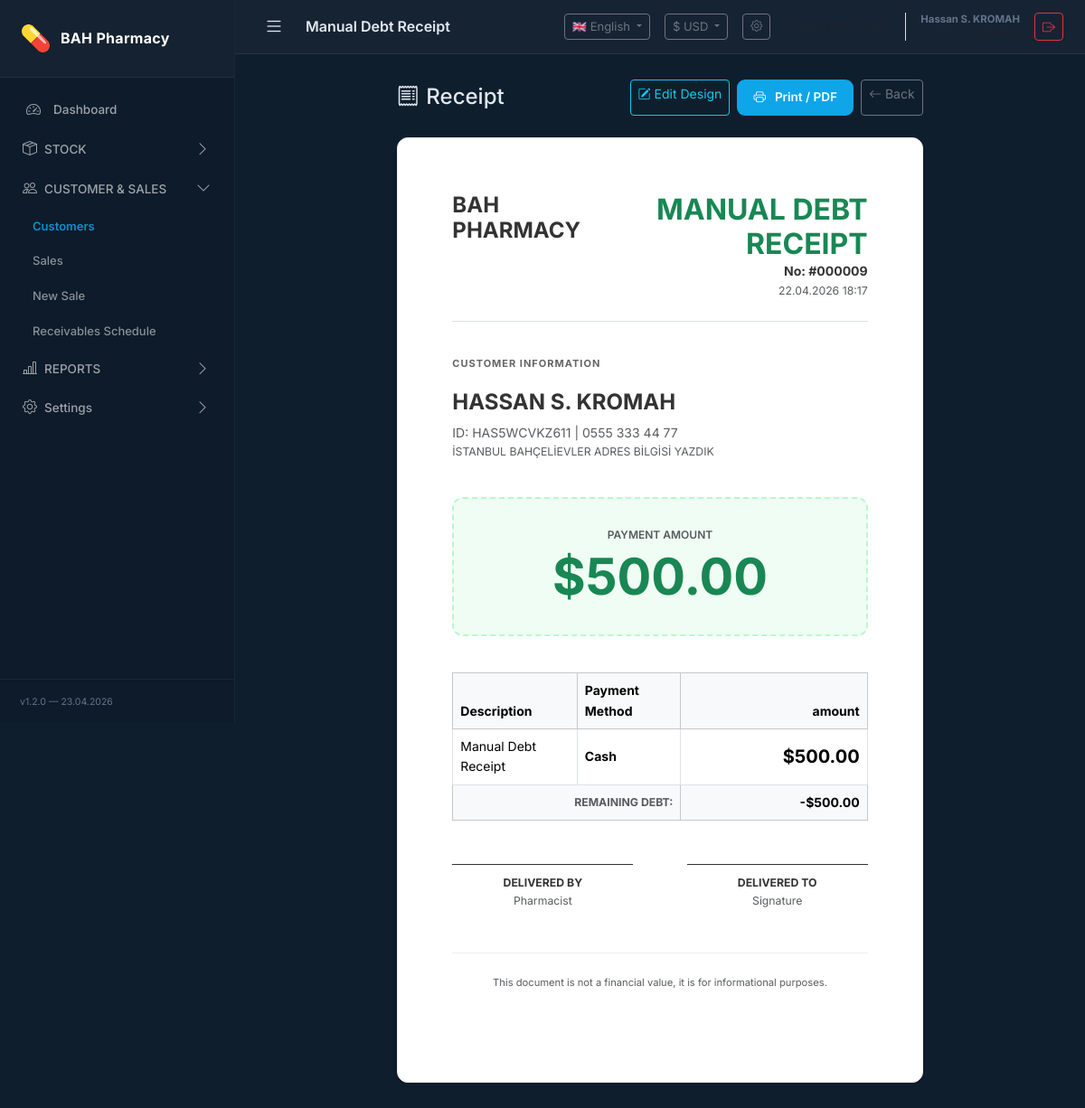
Screenshot of /modules/customers/receipt.php?id=9 (signed in) with the database file from the repository.
### tables this page shows
CREATE TABLE `currencies` (
  `id` int(10) unsigned NOT NULL AUTO_INCREMENT,
  `code` varchar(10) NOT NULL,
  `symbol` varchar(10) NOT NULL,
  `name` varchar(100) NOT NULL,
  `position` enum('before','after') DEFAULT 'before',
  `decimal_sep` varchar(5) DEFAULT '.',
  `thousand_sep` varchar(5) DEFAULT ',',
  `is_active` tinyint(1) DEFAULT 1,
  `created_at` datetime DEFAULT current_timestamp(),
  `current_rate` decimal(16,6) DEFAULT NULL,
  `rate_date` date DEFAULT NULL,
  `is_default` tinyint(1) DEFAULT 0,
  PRIMARY KEY (`id`),
  UNIQUE KEY `code` (`code`)
);

CREATE TABLE `payments` (
  `id` int(10) unsigned NOT NULL AUTO_INCREMENT,
  `customer_id` int(10) unsigned NOT NULL,
  `sale_id` int(10) unsigned DEFAULT NULL,
  `amount` decimal(12,2) NOT NULL DEFAULT 0.00,
  `method` enum('cash','card','transfer','other') NOT NULL DEFAULT 'cash',
  `currency` varchar(10) DEFAULT 'USD',
  `note` text DEFAULT NULL,
  `created_at` datetime DEFAULT current_timestamp(),
  PRIMARY KEY (`id`),
  KEY `customer_id` (`customer_id`),
  KEY `sale_id` (`sale_id`),
  CONSTRAINT `payments_ibfk_1` FOREIGN KEY (`customer_id`) REFERENCES `customers` (`id`) ON DELETE CASCADE,
  CONSTRAINT `payments_ibfk_2` FOREIGN KEY (`sale_id`) REFERENCES `sales` (`id`) ON DELETE SET NULL
);

CREATE TABLE `customers` (
  `id` int(10) unsigned NOT NULL AUTO_INCREMENT,
  `unique_id` varchar(36) NOT NULL COMMENT 'UUID',
  `first_name` varchar(100) NOT NULL,
  `last_name` varchar(100) NOT NULL,
  `phone` varchar(20) DEFAULT NULL,
  `address` text DEFAULT NULL,
  `payment_due_days` int(10) unsigned DEFAULT 30 COMMENT 'Vade günü',
  `total_debt` decimal(12,2) NOT NULL DEFAULT 0.00,
  `currency` varchar(10) DEFAULT 'USD',
  `is_active` tinyint(1) NOT NULL DEFAULT 1,
  `created_at` datetime DEFAULT current_timestamp(),
  `updated_at` datetime DEFAULT current_timestamp() ON UPDATE current_timestamp(),
  PRIMARY KEY (`id`),
  UNIQUE KEY `unique_id` (`unique_id`)
);

### modules/customers/receipt.php (the view, shortened to what the rows shown need)
<?php
$pdo = Database::getInstance();
$id = (int) get('id');
$stmt = $pdo->prepare("
    SELECT p.*, c.first_name, c.last_name, c.phone, c.address, c.unique_id, c.total_debt
    FROM payments p
    JOIN customers c ON p.customer_id = c.id
    WHERE p.id = :id
");
$stmt->execute([':id' => $id]);
$payment = $stmt->fetch();
$methodLabels = [
    'cash' => __('cash'),
    'card' => __('card'),
    'transfer' => __('transfer'),
    'other' => __('other')
];
require_once dirname(__DIR__, 2) . '/core/layout_header.php';
$tpl = getReportTemplate('receipt', $pdo);
?>
<div class="row justify-content-center">
    <div class="col-lg-8">
        <div class="panel report-paper shadow-sm">
            <?php
            $sections = $tpl['sections'];
            usort($sections, function ($a, $b) {
                return ($a['order'] ?? 0) - ($b['order'] ?? 0);
            });
            foreach ($sections as $sec):
                echo '<div class="section-box" id="section-' . $sec['id'] . '">';
                switch ($sec['id']) {
                    case 'logo_header': ?>
                        <div class="d-flex justify-content-between align-items-start border-bottom pb-4">
                            <div>
                                <?php if (file_exists(dirname(__DIR__, 2) . '/storage/images/logo.png')): ?>
                                    <img src="<?= BASE_URL ?>/storage/images/logo.png" class="report-logo">
                                <?php else: ?>
                                    <h4 class="fw-bold m-0">BAH PHARMACY</h4>
                                <?php endif; ?>
                            </div>
                            <div class="text-end">
                                <h2 class="fw-bold m-0 text-success"><?= mb_strtoupper(__('manual_debt_receipt'), 'UTF-8') ?></h2>
                                <div class="fw-bold">No: #<?= str_pad($id, 6, '0', STR_PAD_LEFT) ?></div>
                                <div class="text-muted small"><?= date('d.m.Y H:i', strtotime($payment['created_at'])) ?></div>
                            </div>
                        </div>
                        <?php break;
                    case 'customer_meta': ?>
                        <div class="row">
                            <div class="col-12">
                                <h6 class="fw-bold opacity-75 text-uppercase mb-3" style="font-size:11px; letter-spacing:1px;">
                                    <?= mb_strtoupper(__('customer_info'), 'UTF-8') ?>
                                </h6>
                                <div class="fs-4 fw-bold mb-1"><?= e($payment['first_name'] . ' ' . $payment['last_name']) ?></div>
                                <div class="text-muted">ID: <?= e($payment['unique_id']) ?> | <?= e($payment['phone'] ?: '—') ?>
                                </div>
                                <div class="text-muted small"><?= e($payment['address'] ?: '—') ?></div>
                            </div>
                        </div>
                        <?php break;
                    case 'summary_bar': ?>
                        <div class="receipt-badge">
                            <div class="text-muted text-uppercase mb-1" style="font-size:12px; font-weight:600;">
                                <?= __('payment_amount') ?></div>
                            <div class="display-4 fw-bold text-success"><?= formatMoney((float) $payment['amount']) ?></div>
                        </div>
                        <?php break;
                    case 'main_table': ?>
                        <div class="mt-4">
                            <table class="table table-bordered align-middle">
                                <thead class="table-light">
                                    <tr>
                                        <th style="width:30%"><?= __('description') ?></th>
                                        <th style="width:25%"><?= __('payment_method') ?></th>
                                        <th class="text-end"><?= __('amount') ?></th>
                                    </tr>
                                </thead>
                                <tbody>
                                    <tr>
                                        <td><?= e($payment['note'] ?: __('manual_debt_receipt')) ?></td>
                                        <td><strong><?= $methodLabels[$payment['method']] ?? __('other') ?></strong></td>
                                        <td class="text-end fw-bold fs-5"><?= formatMoney((float) $payment['amount']) ?></td>
                                    </tr>
                                    <?php if ($payment['total_debt'] != 0): ?>
                                        <tr class="table-light">
                                            <td colspan="2" class="text-end text-muted small text-uppercase fw-bold">
                                                <?= __('remaining_debt') ?>:</td>
                                            <td class="text-end fw-bold"><?= formatMoney((float) $payment['total_debt']) ?></td>
                                        </tr>
                                    <?php endif; ?>
                                </tbody>
                            </table>
                        </div>
                        <?php break;
                    case 'notes_footer': ?>
                        <div class="mt-5 d-flex justify-content-between text-center">
                            <div style="width:200px; border-top:1px solid #333; padding-top:10px;">
                                <div class="small fw-bold"><?= mb_strtoupper(__('delivered_by'), 'UTF-8') ?></div>
                                <div class="text-muted small"><?= __('pharmacist') ?></div>
                            </div>
                            <div style="width:200px; border-top:1px solid #333; padding-top:10px;">
                                <div class="small fw-bold"><?= mb_strtoupper(__('delivered_to'), 'UTF-8') ?></div>
                                <div class="text-muted small"><?= __('signature') ?></div>
                            </div>
                        </div>
                        <div class="mt-5 pt-4 text-center text-muted" style="font-size:0.8em; border-top:1px solid #eee;">
                            <p><?= __('non_financial_doc') ?></p>
                        </div>
                        <?php break;
                }
                echo '</div>';
            endforeach; ?>
        </div>
    </div>
</div>
<?php require_once dirname(__DIR__, 2) . '/core/layout_footer.php'; ?>

### core/layout_header.php (shortened to what the rows shown need)
<?php
$curLang = getCurrentLang();
$curCur = getCurrentCurrency();
$curInfo = getCurrencyInfo();
?>
<!DOCTYPE html>
<html lang="<?= $curLang ?>">
<head>
    <link rel="stylesheet" href="https://cdn.jsdelivr.net/npm/bootstrap@5.3.3/dist/css/bootstrap.min.css">
    <link rel="stylesheet" href="https://cdn.jsdelivr.net/npm/bootstrap-icons@1.11.3/font/bootstrap-icons.min.css">
    <link rel="stylesheet" href="<?= BASE_URL ?>/public/assets/css/app.css">
</head>
<body>
    <div class="wrapper">
        <div id="content">
            <div class="topbar">
                <div class="topbar-right d-flex align-items-center gap-3">
                    <div class="dropdown">
                        <button class="btn btn-sm btn-outline-secondary dropdown-toggle" type="button"
                            data-bs-toggle="dropdown" style="font-size:13px;">
                            <?= $curInfo['symbol'] ?> <?= $curCur ?>
                        </button>
                    </div>
                </div>
            </div>
            <div class="page-content">

### rows the page displays
currencies: symbol "$"
payments: created_at "22.04.2026 18:17", customer.last_name "HASSAN S. KROMAH", customer.unique_id "HAS5WCVKZ611", customer.phone "0555 333 44 77", customer.address "İSTANBUL BAHÇELİEVLER ADRES BİLGİSİ YAZDIK", note "Manual Debt Receipt", method "Cash"

### other values shown
__('app_name') "BAH Pharmacy"
__('dashboard') "Dashboard"
__('menu_stock') "STOCK"
__('menu_customer_sales') "CUSTOMER & SALES"
__('customers') "Customers"
__('sales') "Sales"
__('new_sale') "New Sale"
__('receivables_schedule') "Receivables Schedule"
__('menu_reports') "REPORTS"
__('settings') "Settings"
$pageTitle "Manual Debt Receipt"
$curFlag "🇬🇧"
$langMeta[$curLang]['name'] "English"
$curCur "USD"
$_SESSION['user_name'] "Hassan S. KROMAH"
